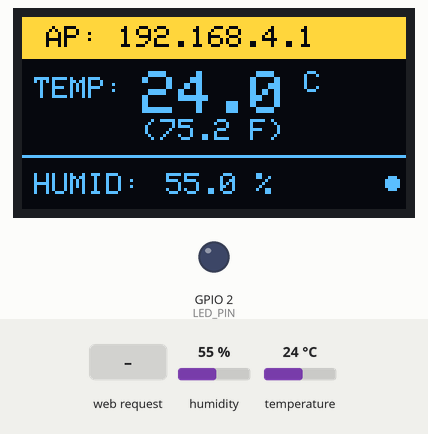
This sketch was run on a simulated ESP32. Shown: 128×64 one-colour display, output pins drawn as LEDs (lit = HIGH). Dashed ring = blinking. The inputs (shaded band) are chosen by the test bench; at power-on: humidity 55 %, temperature 24 °C. The OLED is the two-colour kind (top 16 rows yellow); what the sketch prints to the serial monitor is not drawn.

Above: at 2.7 s.
2.8 s: HTTP request GET /toggle-blink received
At 5.7 s:
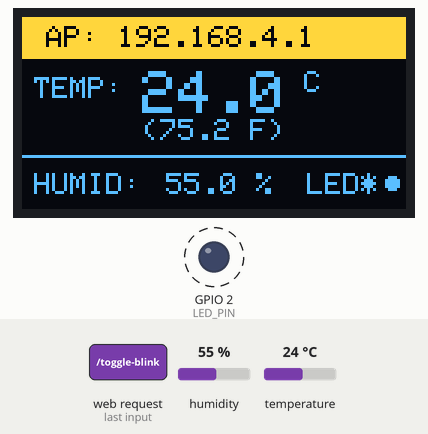
5.8 s: HTTP request GET /toggle-blink received
At 8.5 s:
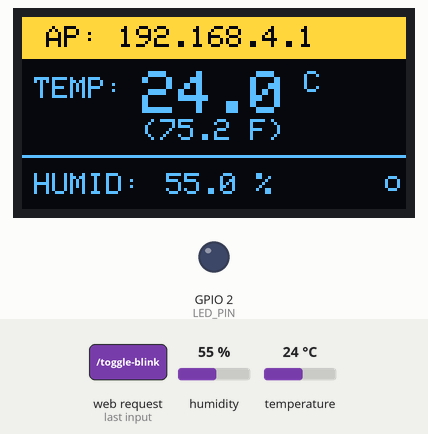
15.0 s: humidity set to 22 %
At 18.7 s:
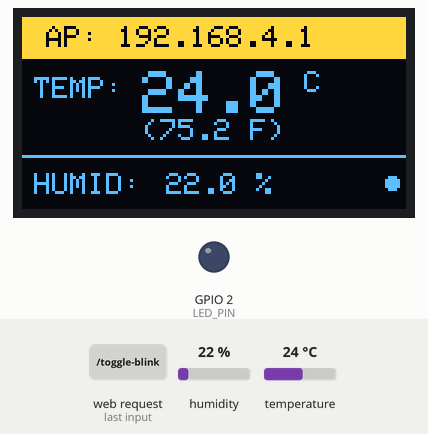
21.0 s: HTTP request GET /toggle-blink received
At 21.25 s:
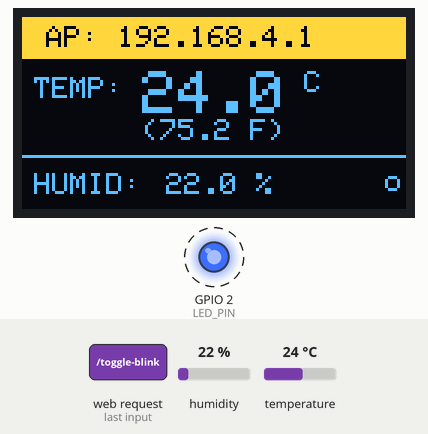
24.0 s: temperature set to 12 °C
At 28.25 s:
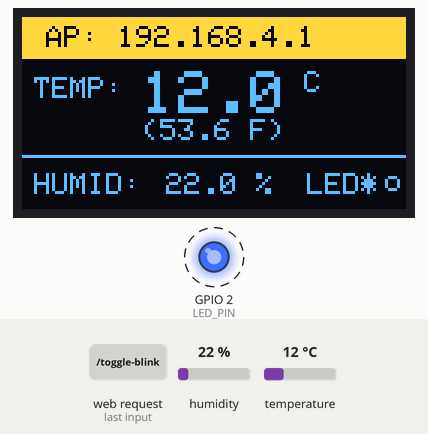
28.5 s: HTTP request GET /toggle-blink received
At 30.3 s:
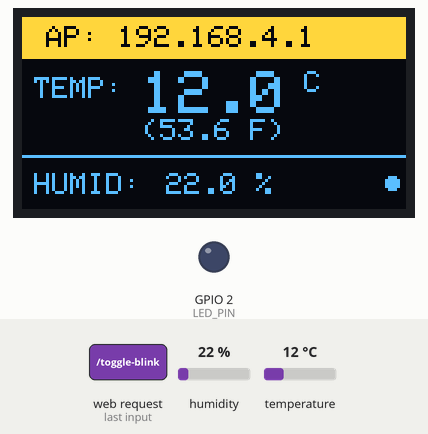
Timing chart, 0 to 31.8 s (numbered marks = the images above; inputs shaded):
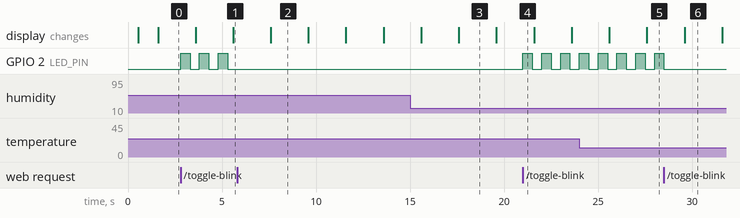

Measured:
- after the input at 2.8 s, GPIO 2 (LED_PIN): alternates HIGH for 0.50 s and LOW for 0.50 s, starting at once; the display: first changes after 0.80 s (image 1 shows a later state)
- after the input at 5.8 s, GPIO 2 (LED_PIN): stops changing and stays LOW; the display: changes after 1.8 s (image 2)
- after the input at 15.0 s, the display: first differs from a run without the input after 2.6 s (image 3)
- after the input at 21.0 s, GPIO 2 (LED_PIN): alternates HIGH for 0.50 s and LOW for 0.50 s, starting at once
- after the input at 24.0 s, the display: first changes after 1.6 s (image 5 shows a later state)
- after the input at 28.5 s, GPIO 2 (LED_PIN): goes on until 28.5 s, then stays LOW; the display: changes after 1.1 s (image 6)

The sketch:

WeatherBoard.ino
```cpp
#include <Wire.h>
#include <Adafruit_GFX.h>
#include <Adafruit_SSD1306.h>
#include <DHT.h>
#include <WiFi.h>
#include <WebServer.h>
#include <DNSServer.h>

// Display settings
#define SCREEN_WIDTH 128
#define SCREEN_HEIGHT 64
#define OLED_RESET    -1
#define SCREEN_ADDRESS 0x3C

// Pin assignments (matching diagram.json)
#define DHTPIN   4
#define DHTTYPE  DHT22
#define I2C_SDA  21
#define I2C_SCL  22
#define LED_PIN  2  // Built-in LED on ESP32 DevKit V1

// Wi-Fi Access Point configuration
const char* apSSID = "WeatherBoard-AP";
const char* apPassword = "BlueJays"; // WPA2-PSK password (8 characters)

// Hardware instances
Adafruit_SSD1306 display(SCREEN_WIDTH, SCREEN_HEIGHT, &Wire, OLED_RESET);
DHT dht(DHTPIN, DHTTYPE);
WebServer server(80);
DNSServer dnsServer;

// Sensor reading cache and states
unsigned long lastReadTime = 0;
const unsigned long readInterval = 2000; // DHT22 minimum read interval is 2 seconds
bool heartbeat = false;
float currentTempC = 0.0;
float currentTempF = 0.0;
float currentHumidity = 0.0;
bool sensorError = false;

// LED Blink control states
bool ledBlinking = false;
unsigned long lastBlinkTime = 0;
const unsigned long blinkInterval = 500; // Blink rate: 500ms
bool ledState = false;

// Embedded Webpage HTML
const char INDEX_HTML[] PROGMEM = R"rawliteral(
<!DOCTYPE html>
<html lang="en">
<head>
  <meta charset="UTF-8">
  <meta name="viewport" content="width=device-width, initial-scale=1.0">
  <title>WeatherBoard AP</title>
  <style>
    :root {
      --bg: #0f172a;
      --card-bg: #1e293b;
      --text: #f8fafc;
      --text-muted: #94a3b8;
      --accent: #38bdf8;
      --card-border: #334155;
      --status-on: #22c55e;
      --status-off: #64748b;
    }
    * { box-sizing: border-box; margin: 0; padding: 0; font-family: -apple-system, BlinkMacSystemFont, 'Segoe UI', Roboto, sans-serif; }
    body {
      background: var(--bg);
      color: var(--text);
      display: flex;
      flex-direction: column;
      align-items: center;
      min-height: 100vh;
      padding: 1.5rem 1rem;
    }
    .container {
      width: 100%;
      max-width: 440px;
      display: flex;
      flex-direction: column;
      gap: 1.25rem;
    }
    header {
      text-align: center;
      padding-bottom: 0.25rem;
    }
    h1 {
      font-size: 1.6rem;
      font-weight: 700;
      color: var(--accent);
      letter-spacing: -0.02em;
    }
    .badge {
      display: inline-block;
      margin-top: 0.35rem;
      padding: 0.25rem 0.65rem;
      background: #0369a1;
      border-radius: 9999px;
      font-size: 0.75rem;
      font-weight: 600;
      letter-spacing: 0.05em;
      text-transform: uppercase;
    }
    .card {
      background: var(--card-bg);
      border: 1px solid var(--card-border);
      border-radius: 1rem;
      padding: 1.25rem;
      box-shadow: 0 4px 6px -1px rgba(0, 0, 0, 0.3);
    }
    .metric-row {
      display: grid;
      grid-template-columns: 1fr 1fr;
      gap: 1rem;
    }
    .metric-card {
      display: flex;
      flex-direction: column;
      align-items: center;
      text-align: center;
    }
    .metric-label {
      font-size: 0.8rem;
      font-weight: 600;
      color: var(--text-muted);
      text-transform: uppercase;
      letter-spacing: 0.05em;
      margin-bottom: 0.4rem;
    }
    .metric-value {
      font-size: 2rem;
      font-weight: 700;
      color: var(--text);
    }
    .metric-sub {
      font-size: 0.85rem;
      color: var(--text-muted);
      margin-top: 0.2rem;
    }
    .led-control {
      display: flex;
      flex-direction: column;
      gap: 1rem;
      align-items: center;
      text-align: center;
    }
    .led-status {
      display: flex;
      align-items: center;
      gap: 0.5rem;
      font-size: 0.95rem;
      font-weight: 500;
    }
    .led-dot {
      width: 12px;
      height: 12px;
      border-radius: 50%;
      background: var(--status-off);
      transition: background 0.3s;
    }
    .led-dot.active {
      background: var(--status-on);
      box-shadow: 0 0 10px var(--status-on);
      animation: pulse 1s infinite alternate;
    }
    @keyframes pulse {
      from { opacity: 0.6; }
      to { opacity: 1; }
    }
    .btn {
      width: 100%;
      padding: 0.85rem 1.25rem;
      font-size: 1rem;
      font-weight: 600;
      border-radius: 0.75rem;
      border: none;
      cursor: pointer;
      transition: all 0.2s ease;
      background: #2563eb;
      color: white;
    }
    .btn:hover {
      background: #1d4ed8;
      transform: translateY(-1px);
    }
    .btn:active {
      transform: translateY(0);
    }
    .btn.active {
      background: #dc2626;
    }
    .btn.active:hover {
      background: #b91c1c;
    }
    .footer {
      text-align: center;
      font-size: 0.75rem;
      color: var(--text-muted);
    }
    .error-banner {
      display: none;
      background: #7f1d1d;
      color: #fecaca;
      border: 1px solid #dc2626;
      border-radius: 0.5rem;
      padding: 0.5rem;
      font-size: 0.8rem;
      text-align: center;
    }
  </style>
</head>
<body>
  <div class="container">
    <header>
      <h1>WeatherStation</h1>
      <span class="badge">Wi-Fi Access Point</span>
    </header>

    <div id="errorBanner" class="error-banner">Sensor read error. Checking DHT sensor...</div>

    <div class="card metric-row">
      <div class="metric-card">
        <span class="metric-label">Temperature</span>
        <div class="metric-value"><span id="tempC">--</span><span style="font-size:1.1rem;font-weight:500;">°C</span></div>
        <div class="metric-sub">(<span id="tempF">--</span>°F)</div>
      </div>
      <div class="metric-card">
        <span class="metric-label">Humidity</span>
        <div class="metric-value"><span id="humidity">--</span><span style="font-size:1.1rem;font-weight:500;">%</span></div>
        <div class="metric-sub">Relative</div>
      </div>
    </div>

    <div class="card led-control">
      <div class="led-status">
        <div id="ledDot" class="led-dot"></div>
        <span id="ledStatusText">LED Blinking: Disabled</span>
      </div>
      <button id="toggleBtn" class="btn" onclick="toggleBlink()">Start LED Blink</button>
    </div>

    <div class="footer">
      Connected to WeatherBoard AP (192.168.4.1)<br>Auto-updates every 2 seconds
    </div>
  </div>

  <script>
    let isBlinking = false;

    async function fetchData() {
      try {
        const res = await fetch('/data');
        if (!res.ok) return;
        const data = await res.json();

        const banner = document.getElementById('errorBanner');
        if (data.error) {
          banner.style.display = 'block';
        } else {
          banner.style.display = 'none';
          document.getElementById('tempC').textContent = data.temperatureC.toFixed(1);
          document.getElementById('tempF').textContent = data.temperatureF.toFixed(1);
          document.getElementById('humidity').textContent = data.humidity.toFixed(1);
        }
        updateBlinkUI(data.blinking);
      } catch (e) {
        console.error('Fetch error:', e);
      }
    }

    function updateBlinkUI(blinking) {
      isBlinking = blinking;
      const dot = document.getElementById('ledDot');
      const text = document.getElementById('ledStatusText');
      const btn = document.getElementById('toggleBtn');
      if (blinking) {
        dot.classList.add('active');
        text.textContent = 'LED Blinking: Active';
        btn.textContent = 'Stop LED Blink';
        btn.classList.add('active');
      } else {
        dot.classList.remove('active');
        text.textContent = 'LED Blinking: Disabled';
        btn.textContent = 'Start LED Blink';
        btn.classList.remove('active');
      }
    }

    async function toggleBlink() {
      const btn = document.getElementById('toggleBtn');
      btn.disabled = true;
      try {
        const res = await fetch('/toggle-blink', { method: 'POST' });
        const data = await res.json();
        updateBlinkUI(data.blinking);
      } catch (e) {
        console.error('Toggle error:', e);
      } finally {
        btn.disabled = false;
      }
    }

    fetchData();
    setInterval(fetchData, 2000);
  </script>
</body>
</html>
)rawliteral";

// Web server route handlers
void handleRoot() {
  server.send_P(200, "text/html", INDEX_HTML);
}

void handleData() {
  String json = "{";
  json += "\"temperatureC\":" + String(currentTempC, 1) + ",";
  json += "\"temperatureF\":" + String(currentTempF, 1) + ",";
  json += "\"humidity\":" + String(currentHumidity, 1) + ",";
  json += "\"blinking\":" + String(ledBlinking ? "true" : "false") + ",";
  json += "\"error\":" + String(sensorError ? "true" : "false");
  json += "}";
  server.send(200, "application/json", json);
}

void handleToggleBlink() {
  ledBlinking = !ledBlinking;
  Serial.printf("[WeatherBoard] LED Blinking toggled: %s\n", ledBlinking ? "ENABLED" : "DISABLED");
  String json = "{\"blinking\":" + String(ledBlinking ? "true" : "false") + "}";
  server.send(200, "application/json", json);
}

void handleNotFound() {
  // Redirect captive portal checks and unknown routes to root
  server.sendHeader("Location", "http://192.168.4.1/", true);
  server.send(302, "text/plain", "");
}

void updateLedBlink() {
  if (ledBlinking) {
    unsigned long currentMillis = millis();
    if (currentMillis - lastBlinkTime >= blinkInterval) {
      lastBlinkTime = currentMillis;
      ledState = !ledState;
      digitalWrite(LED_PIN, ledState ? HIGH : LOW);
    }
  } else {
    if (ledState) {
      ledState = false;
      digitalWrite(LED_PIN, LOW);
    }
  }
}

void drawDisplay(float tempC, float tempF, float humidity, bool hasError) {
  display.clearDisplay();

  // Header Banner with AP IP info
  display.fillRect(0, 0, SCREEN_WIDTH, 14, SSD1306_WHITE);
  display.setTextColor(SSD1306_BLACK);
  display.setTextSize(1);
  display.setCursor(8, 3);
  display.print("AP: 192.168.4.1");

  display.setTextColor(SSD1306_WHITE);

  if (hasError) {
    display.setTextSize(1);
    display.setCursor(15, 28);
    display.print("Sensor Read Error!");
    display.setCursor(20, 42);
    display.print("Check DHT wiring");
  } else {
    // Temperature section
    display.setTextSize(1);
    display.setCursor(4, 20);
    display.print("TEMP:");

    display.setTextSize(2);
    display.setCursor(40, 18);
    display.print(tempC, 1);
    display.setTextSize(1);
    display.print(" C");

    display.setCursor(40, 34);
    display.print("(");
    display.print(tempF, 1);
    display.print(" F)");

    // Horizontal divider
    display.drawFastHLine(0, 46, SCREEN_WIDTH, SSD1306_WHITE);

    // Humidity section
    display.setTextSize(1);
    display.setCursor(4, 52);
    display.print("HUMID:");

    display.setTextSize(1);
    display.setCursor(48, 52);
    display.print(humidity, 1);
    display.print(" %");

    // LED Blinking indicator icon if active
    if (ledBlinking) {
      display.setCursor(95, 52);
      display.print("LED*");
    }

    // Heartbeat pulse indicator in lower right
    if (heartbeat) {
      display.fillCircle(123, 55, 2, SSD1306_WHITE);
    } else {
      display.drawCircle(123, 55, 2, SSD1306_WHITE);
    }
  }

  display.display();
}

void setup() {
  Serial.begin(115200);
  delay(500);
  Serial.println("\n[WeatherBoard] Starting up...");

  // Initialize LED
  pinMode(LED_PIN, OUTPUT);
  digitalWrite(LED_PIN, LOW);

  // Initialize I2C with defined pins
  Wire.begin(I2C_SDA, I2C_SCL);

  // Initialize OLED display
  if (!display.begin(SSD1306_SWITCHCAPVCC, SCREEN_ADDRESS)) {
    Serial.println("[WeatherBoard] ERROR: SSD1306 initialization failed!");
    for (;;); // Halt if OLED fails
  }

  display.clearDisplay();
  display.setTextSize(1);
  display.setTextColor(SSD1306_WHITE);
  display.setCursor(6, 8);
  display.println("Starting WeatherBoard");
  display.setCursor(6, 22);
  display.println("SSID: WeatherBoard-AP");
  display.setCursor(6, 36);
  display.println("Pass: BlueJays");
  display.setCursor(6, 50);
  display.println("IP: 192.168.4.1");
  display.display();

  // Initialize DHT sensor
  dht.begin();

  // Initialize Wi-Fi in Access Point mode
  WiFi.mode(WIFI_AP);
  bool apStarted;
  if (strlen(apPassword) >= 8) {
    apStarted = WiFi.softAP(apSSID, apPassword);
  } else {
    apStarted = WiFi.softAP(apSSID);
  }

  if (apStarted) {
    Serial.println("[WeatherBoard] Wi-Fi AP started successfully.");
    Serial.print("[WeatherBoard] SSID: ");
    Serial.println(apSSID);
    Serial.print("[WeatherBoard] IP address: ");
    Serial.println(WiFi.softAPIP());
  } else {
    Serial.println("[WeatherBoard] ERROR: Failed to start Wi-Fi AP!");
  }

  // Start captive portal DNS server
  dnsServer.start(53, "*", WiFi.softAPIP());

  // Setup Web Server routes
  server.on("/", HTTP_GET, handleRoot);
  server.on("/data", HTTP_GET, handleData);
  server.on("/toggle-blink", HTTP_ANY, handleToggleBlink);

  // Captive portal probes
  server.on("/generate_204", handleRoot);
  server.on("/fwlink", handleRoot);
  server.on("/hotspot-detect.html", handleRoot);
  server.onNotFound(handleNotFound);

  server.begin();
  Serial.println("[WeatherBoard] Web server started.");

  delay(1000);
}

void loop() {
  dnsServer.processNextRequest();
  server.handleClient();
  updateLedBlink();

  unsigned long currentMillis = millis();
  if (currentMillis - lastReadTime >= readInterval || lastReadTime == 0) {
    lastReadTime = currentMillis;
    heartbeat = !heartbeat;

    float h = dht.readHumidity();
    float tC = dht.readTemperature();
    float tF = dht.readTemperature(true);

    if (isnan(h) || isnan(tC) || isnan(tF)) {
      Serial.println("[WeatherBoard] Warning: Failed to read from DHT sensor!");
      sensorError = true;
      drawDisplay(0, 0, 0, true);
    } else {
      sensorError = false;
      currentHumidity = h;
      currentTempC = tC;
      currentTempF = tF;
      Serial.printf("[WeatherBoard] Temp: %.1f C (%.1f F) | Humidity: %.1f %%\n",
                    currentTempC, currentTempF, currentHumidity);
      drawDisplay(currentTempC, currentTempF, currentHumidity, false);
    }
  }
}
```
